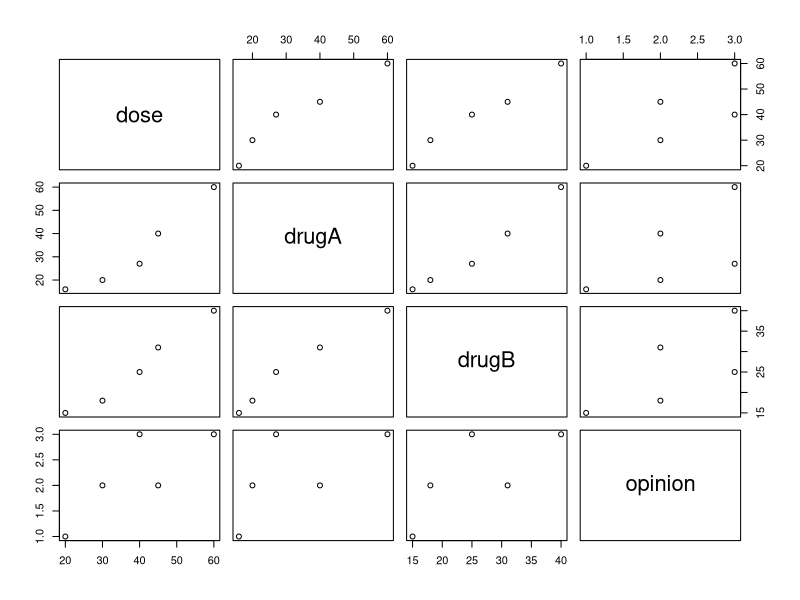
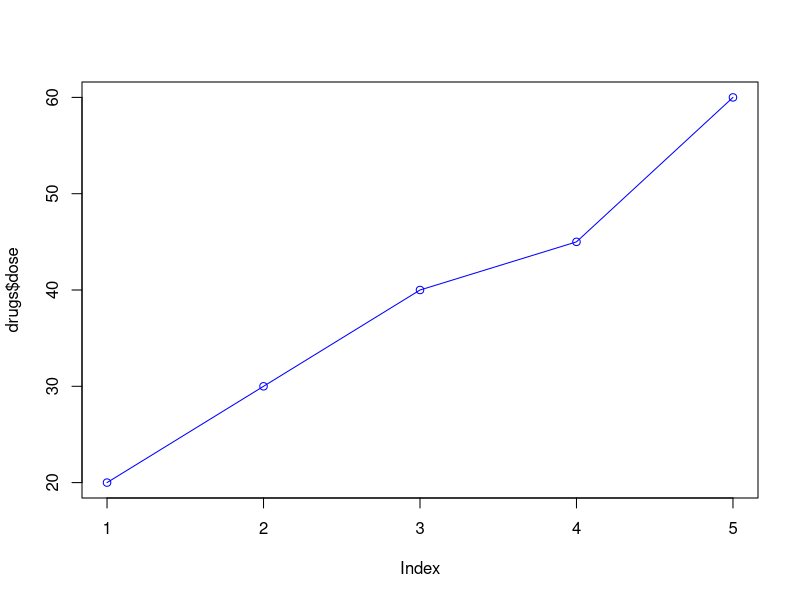
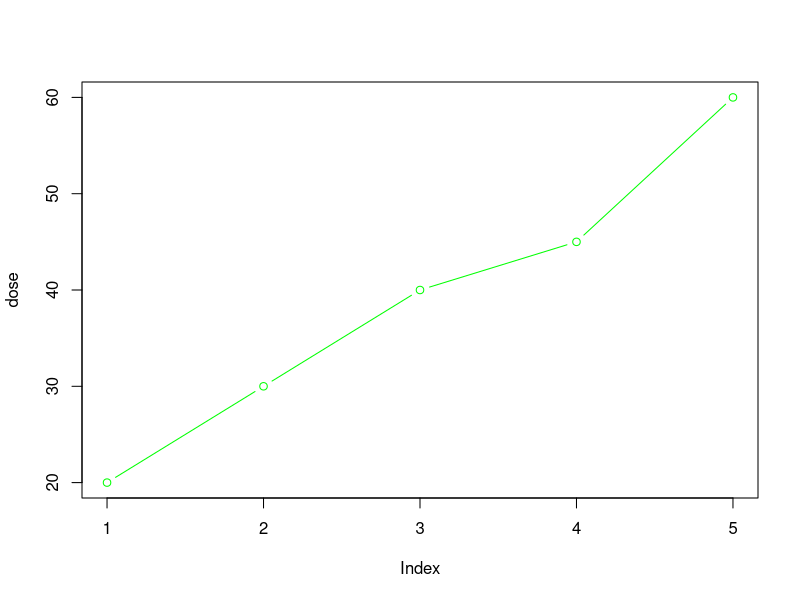

The R script that drew these images, in order: (Note: this script raises an error after producing the figures.)
# A simple example
# Build a dataframe first using 4 vectors
dose <- c(20, 30, 40, 45, 60)
drugA <- c(16, 20, 27, 40, 60)
drugB <- c(15, 18, 25, 31, 40)
opinion <- c("Excellent", "No effect", "Some effect", "No effect", "Some effect")

# Create the dataframe from vectors
drugs <- data.frame(dose, drugA, drugB, opinion)
drugs
str(drugs)

# Difficult to understand a general plot of data
plot(drugs)

# Show drugs data with circles for data points, joined with 
# a blue line
attach(drugs)
#windows(16,10)
plot(drugs$dose, type = "o", col = "blue")
plot(dose, type = "b", col = "green")

? plot

# option type="b" indicates that both points and lines should be plotted.

dose
drugA




plot(drugs$opinion, drugs$drugA, type = "b", col = "green")
#opinion <- as.factor(opinion)
#class(opinion)
#str(drugs)

# If we want to plot categorical data then convert to factor first

drugs$opinion <- as.factor(drugs$opinion)
class(drugs$opinion)
str(drugs)

plot(drugs$opinion, drugs$drugA, type = "b", col = "green")

plot(drugs$opinion)



#las = 0: The labels are always parallel to the axis.
#las = 1: The labels are always horizontal.
#las = 2: The labels are always perpendicular to the axis.
#las = 3: The labels are always vertical

plot(drugs$opinion, las = 0)

# par function - customise many features of a graph 
# including (fonts, colours, axes, and labels) 
# We can also plot more than 1 line on the chart using par 



windows(16,10)
plot(dose, drugB, type = "b")

# lty = line type
# lwd = line width

# lty=2 dashed line
# pch=17 solid triangle

plot(dose, drugA, type = "b", lty = 2, pch = 17)



# dotted line, 3 times wider than default 
#Connecting points are filled squares

#lty: Line type (2 creates a dashed line).
#pch: Specifies the plotting character. 
#19 is a solid circle, but you can use other numbers or symbols.
#lwd: Specifies the line width. A higher value makes the line thicker.
#cex: Specifies the character expansion factor.
#A higher value increases the size of the plotting characters.

plot(drugA, type = "b", lty = 3, lwd = 5, pch = 19, cex = 1, ylim = c(0, 100))
title(main = "Drug dosage", col.main = "blue", font.main = 4)


# Graph Drug B with red dashed line and square points







lines(drugB, type = "o", pch = 22, lty = 2, col = "red")

# Now we'll manually edit the chart so that it can automatically change to suitvalues in the vectors

# Calculate range from 0 to max value of drug A and drug B
graph_range <- range(0, drugA, drugB)
graph_range

# Graph drug A using y axis that ranges from 0 to max 
# value in drug A or drug B vector.  Turn off axes and 
# annotations (axis labels) so we can specify them ourself


plot(drugA, type = "o", col = "blue", ylim = graph_range,  axes = FALSE,ann = FALSE)



# Graph Drug B with red dashed line and square points






lines(drugB, type = "o", pch = 22, lty = 2, col = "red")

# Make x axis with ml labels
axis(1, at = 1:5, lab = c("20 ml", "40 ml", "60 ml", "80 ml", "100 ml"))

# Make y axis with horizontal labels that display ticks at 
# every 5 marks. 5*0:graph_range[2] is equivalent to c(0, 5, 10, ..., 60).





axis(2, las = 1, at =  5* 0:graph_range[2])


# Create box around plot
box()

# Label the x and y axes with dark green text
title(xlab = "Dosage (ml)", col.lab = rgb(0, 0.5, 0))
title(ylab = "Drugs", col.lab = rgb(0, 1, 0))

# Create a legend at (1, graph_range[2]) that is slightly smaller 
# (cex) and uses the same line colours and points used by 
# the actual plots 
legend(1, graph_range[2], c("Drug A", "Drug B"), cex = 0.8,
       col = c("blue", "red"), pch = 21:22, lty = 1:2)

# Create a title with a red, bold/italic font
title(main = "Drug dosage", col.main = "red", font.main = 4)




# Complete example of creating a line chart including axes and labels
plot(dose, drugA, type = "b",
     col = "red", lty = 2, pch = 2, lwd = 2,
     main = "Clinical Trials for Drug A",
     sub = "This is hypothetical data",
     xlab = "Dosage", ylab = "Drug Response",
     xlim = c(0, 60), ylim = c(0, 70))




# Example of drug data chart
# Input data
#dose <- c(20, 30, 40, 45, 60)
#drugA <- c(16, 20, 27, 40, 60)
#drugB <- c(15, 18, 25, 31, 40)

# Generates the graph

plot(dose, drugA, type = "b",
     pch = 15, lty = 1, col = "red", ylim = c(0, 60),
     main = "Drug A vs. Drug B",
     xlab = "Drug Dosage", ylab = "Drug Response")
# Add a line
lines(dose, drugB, type = "b",
      pch = 17, lty = 2, col = "blue")
      abline(h = c(30), lwd = 1.5, lty = 2, col = "gray")
      
      
      
      

?mtcars
View(mtcars)
attach(mtcars)

# Include the graphical parameter
# mfrow = c(nrows, ncols) to create a matrix of 
# nrows × ncols plots that are filled in by row
# Here we have 2 rows by 2 cols to display our charts

windows(16,10)
par(mfrow = c(2, 2))
# Our 4 charts
plot(wt, mpg, main = "Scatterplot of wt vs. mpg")
plot(wt, disp, main = "Scatterplot of wt vs. disp")
# hist() includes a default title - use main = "" to suppress it
# or ann = FALSE to suppress all titles and labels
hist(wt, main = "Histogram of wt")
boxplot(wt, main = "Boxplot of wt")
# Reset parameters

detach(mtcars)

# arrange three plots in three rows and one column
attach(mtcars)
windows(16,10)
par(mfrow = c(3, 1))
hist(wt)
hist(mpg)
hist(disp)
detach(mtcars)


install.packages("vcd")

library(vcd)
# table() returns a contingency table, an object 
# of class "table", an array of integer values. 
# Note that the result is always an array, 
# a 1D array if one factor is given

help(table)
View(Arthritis)
attach(Arthritis)

counts <- table(Arthritis$Improved)
counts

windows(16,10)
par(mfrow=c(2,1))

# Simple bar chart
barplot(counts,
        main = "Simple Bar Plot",
        xlab = "Improvement", ylab = "Frequency")

# Horizontal bar plot
barplot(counts,
        main = "Horizontal Bar Plot",
        xlab = "Frequency", ylab = "Improvement",
        horiz = TRUE)

# If categorical variable to be plotted is a factor or ordered factor
# you can create a vertical bar plot quickly with the plot() function
# Produces same bar charts as previous ones using Table function
str(Arthritis)

windows(16,10)
par(mfrow=c(2,1))

plot(Arthritis$Improved, main = "Simple Bar Plot",
     xlab = "Improved", ylab = "Frequency")


plot(Arthritis$Improved, horiz = TRUE, main = "Horizontal Bar Plot",
     xlab = "Frequency", ylab = "Improved")



# Stacked and grouped bar plots


library(vcd)


counts <- table(Arthritis$Improved, Arthritis$Treatment)
counts

# If height is a matrix rather than a vector
# the resulting graph will be a stacked (below) or grouped bar plot

windows(16,10)
barplot(counts,
        main = "Stacked Bar Plot",
        xlab = "Treatment", ylab = "Frequency",
        col = c("red", "yellow", "green"),
        legend = rownames(counts))

# If beside=TRUE, each column of the matrix represents 
# a group, and the values in each column are 
# juxtaposed rather than stacked.

# Grouped bar plot
windows(16,10)
barplot(counts,
        main = "Grouped Bar Plot",
        xlab = "Treatment", ylab = "Frequency",
        col = c("red", "yellow", "green"),
        legend = rownames(counts), beside = TRUE)



# Pie charts
# 2 rows by 2 cols - for 4 charts
windows(16,10)
par(mfrow = c(2, 2))

# First chart - shows title with chart broken into
# slices vector
slices <- c(10, 12, 4, 16, 8)
lbls <- c("US", "UK", "Australia", "Germany", "France")
pie(slices, labels = lbls,
    main = "Simple Pie Chart")




# Add percentages to the pie chart
# Calculate each percent for labels on chart
pct <- round(slices / sum(slices) * 100)
str(pct)
# Create label structure using paste function
lbls2 <- paste(lbls, " ", pct, "%", sep = "")
lbls2
# Create the pie chart
pie(slices, labels = lbls2, col = rainbow(length(lbls2)),
    main = "Pie Chart with Percentages")

?rainbow()


# Create a table structure for state.region (showing summary)
state.region
mytable <- table(state.region)
mytable
# Use table headers for chart labels
lbls3 <- paste(names(mytable), "\n", mytable, sep = "")
lbls3
# Create the 3D pie chart
pie(mytable, labels = lbls3,
    main = "Pie Chart from a Table\n (with sample sizes)")




# Histograms
# Set 2 x 2 display
windows(16,10)
par(mfrow = c(2, 2))
# Show simple historgram
# with default values
# Each bin (bar) represents a range 
# Eg first bar is values within (10-15), second is (15-20) etc
hist(mtcars$mpg)

# Show histogram with 12 breaks
# Red bars on chart, x-axis = "Miles per gallon"
# and main heading = "Coloured histogram with 12 bins"
# More breaks = more detail as more space to show data
mtcars$mpg
hist(mtcars$mpg,
     breaks = 12, # no of bins on chart
     col = "red",
     xlab = "Miles Per Gallon",
     main = "Coloured histogram with 12 bins")





# Boxplot ------------------------------------
# Show a boxplot with title and y label
# Lowest line = lower hinge
# Lowest line in box = lower quartile
# Middle line in box = median
# Top line in box = upper quartile
# Top line in chart = upper hinge
windows(16,10)
par(mfrow = c(2, 2))
boxplot(mtcars$mpg, main = "Box plot", ylab = "Miles per Gallon")
# Show stats for the boxplot
boxplot.stats(mtcars$mpg)


mpg
cyl
# Draw a separate boxplot for variable
# mpg for each value of cyl
# using data from mtcars data frame
boxplot(mpg ~ cyl, data = mtcars,
        main = "Car Mileage Data",
        xlab = "Number of Cylinders",
        ylab = "Miles Per Gallon")
